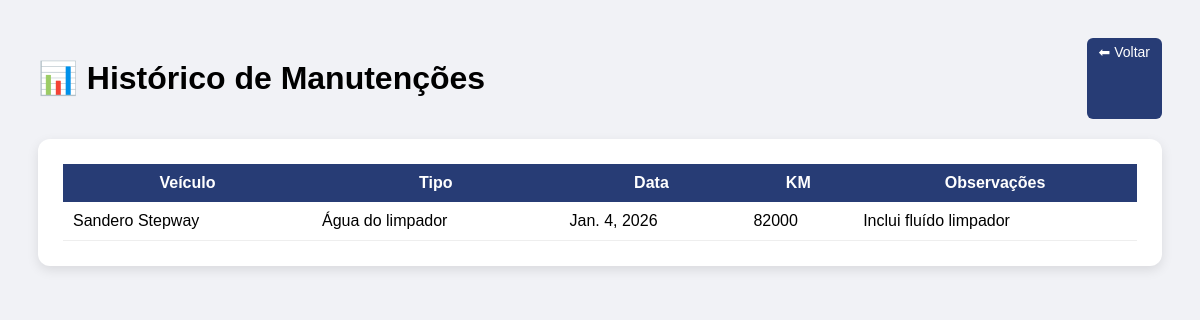
Screenshot of /historico/ (signed in) with the database file from the repository.
### core/models.py (models this page shows, shortened)
class Manutencao(models.Model):
    veiculo = models.ForeignKey(Veiculo, on_delete=models.CASCADE)
    tipo = models.ForeignKey(TipoManutencao, on_delete=models.CASCADE)
    data = models.DateField()
    km = models.IntegerField()
    observacoes = models.TextField(blank=True)

class Veiculo(models.Model):
    usuario = models.ForeignKey(User, on_delete=models.CASCADE)
    modelo = models.CharField(max_length=100)
    ano = models.IntegerField()
    km_atual = models.IntegerField()

class TipoManutencao(models.Model):
    nome = models.CharField(max_length=100)
    categoria = models.ForeignKey(Categoria, on_delete=models.CASCADE)
    frequencia_dias = models.IntegerField(null=True, blank=True)
    frequencia_km = models.IntegerField(null=True, blank=True)

### core/views.py (the view)
# urls.py: path('historico/', views.historico, name='historico'),
@login_required
def historico(request):
    manutencoes = Manutencao.objects.filter(
        veiculo__usuario=request.user
    ).order_by('-data')
    return render(request, 'historico.html', {
        'manutencoes': manutencoes
    })

### templates/historico.html (shortened to what this page needs)
<!DOCTYPE html>
<html>
<head>
</head>
<body>
    <div class="top-bar">
        <h1>📊 Histórico de Manutenções</h1>
        <a href="/" class="btn">⬅ Voltar</a>
    </div>
    <div class="card">
        <table>
            <tr>
                <th>Veículo</th>
                <th>Tipo</th>
                <th>Data</th>
                <th>KM</th>
                <th>Observações</th>
            </tr>
            {% for m in manutencoes %}
            <tr>
                <td>{{ m.veiculo.modelo }}</td>
                <td>{{ m.tipo.nome }}</td>
                <td>{{ m.data }}</td>
                <td>{{ m.km }}</td>
                <td>{{ m.observacoes }}</td>
            </tr>
            {% endfor %}
        </table>
    </div>
</body>
</html>

### templates/historico.html (style rules this page uses)
body { font-family: Arial; background: #f1f2f6; padding: 30px; }
.top-bar { display: flex; justify-content: space-between; margin-bottom: 20px; }
.btn { padding: 6px 12px; background: #273c75; color: white; text-decoration: none; border-radius: 6px; display: inline-block; font-size: 14px; }
.card { background: white; padding: 25px; border-radius: 12px; box-shadow: 0 4px 12px rgba(0,0,0,0.1); }
table { width: 100%; border-collapse: collapse; }
th { background: #273c75; color: white; padding: 10px; }
td { padding: 10px; border-bottom: 1px solid #eee; }

### rows the page displays
Manutencao: veiculo.modelo "Sandero Stepway", tipo.nome "Água do limpador", data "Jan. 4, 2026", km "82000", observacoes "Inclui fluído limpador"
